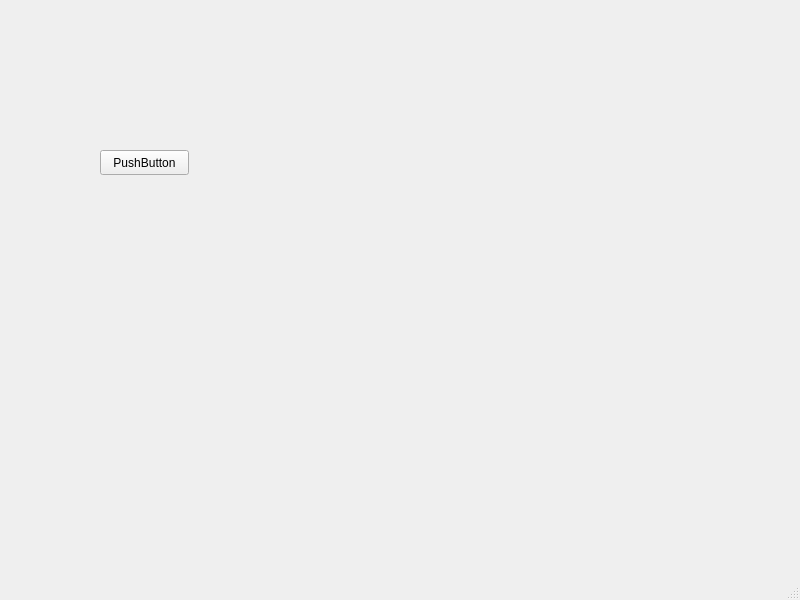
<?xml version="1.0" encoding="UTF-8"?>
<ui version="4.0">
 <class>MainWindow</class>
 <widget class="QMainWindow" name="MainWindow">
  <property name="geometry">
   <rect>
    <x>0</x>
    <y>0</y>
    <width>800</width>
    <height>600</height>
   </rect>
  </property>
  <property name="windowTitle">
   <string>MainWindow</string>
  </property>
  <widget class="QWidget" name="centralwidget">
   <widget class="QPushButton" name="pushButton">
    <property name="geometry">
     <rect>
      <x>100</x>
      <y>150</y>
      <width>89</width>
      <height>25</height>
     </rect>
    </property>
    <property name="text">
     <string>PushButton</string>
    </property>
   </widget>
  </widget>
  <widget class="QMenuBar" name="menubar">
   <property name="geometry">
    <rect>
     <x>0</x>
     <y>0</y>
     <width>800</width>
     <height>22</height>
    </rect>
   </property>
  </widget>
  <widget class="QStatusBar" name="statusbar"/>
 </widget>
 <resources/>
 <connections/>
</ui>
